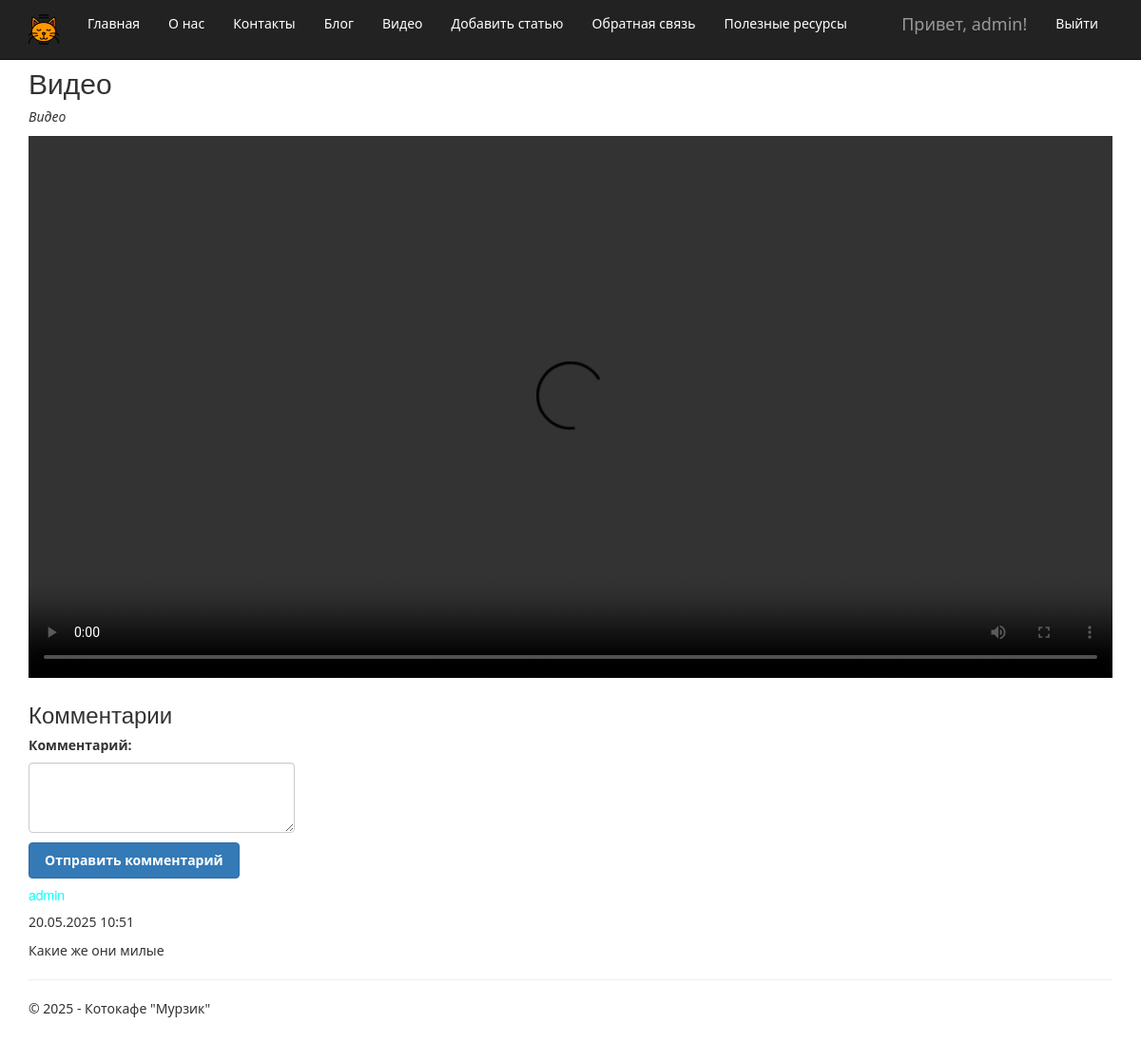
/video/ (signed in), run on the app's committed database.
### app/models.py (models this page shows, shortened)
class Comment(models.Model):
    text = models.TextField(verbose_name="Комментарий")
    date = models.DateTimeField(default=timezone.now, verbose_name="Дата")
    author = models.ForeignKey(User, on_delete=models.CASCADE, verbose_name="Автор")
    post = models.ForeignKey(Blog, on_delete=models.CASCADE, verbose_name="Статья")
    class Meta:
        db_table = "Comments"
        verbose_name = "Комментарий"
        verbose_name_plural = "Комментарии к статьям блога"
        ordering = ['-date']

### app/views.py (the view)
# urls.py: path('video/', views.video, name='video'),
def video(request):
    video_post, created = Blog.objects.get_or_create(
        title="Video Comments",
        defaults={
            'description': "Comments on the video page",
            'content': "This post contains comments related to the video page.",
            'author': request.user if request.user.is_authenticated else None
        }
    )
    comments = Comment.objects.filter(post=video_post).order_by('-date')
    if request.method == "POST":
        form = CommentForm(request.POST)
        if form.is_valid():
            comment = form.save(commit=False)
            comment.author = request.user
            comment.post = video_post
            comment.save()
            messages.success(request, 'Комментарий добавлен!')
            return redirect('video')
    else:
        form = CommentForm()
    return render(
        request,
        'app/videopost.html',
        {
            'title': 'Видео',
            'form': form,
            'comments': comments,
            'year': datetime.now().year,
        }
    )

### app/forms.py
class CommentForm(forms.ModelForm):
    class Meta:
        model = Comment
        fields = ('text',)
        labels = {
            'text': 'Комментарий',
        }
        widgets = {
            'text': forms.Textarea(attrs={'class': 'form-control', 'rows': 3}),
        }

### app/templates/app/videopost.html (shortened to what this page needs)
{% extends "app/layout.html" %}
{% block content %}
<h2>{{ title }}</h2>
<p><em>Видео</em></p>
<div class="video-container">
    <video width="100%" controls>
        <source src="/media/blog/видеокот1.mp4" type="video/mp4">
    </video>
</div>
<div class="comments-section">
    <h3>Комментарии</h3>
    {% if user.is_authenticated %}
        <form method="post">
            {{ form.as_p }}
            <button type="submit" class="btn btn-primary">Отправить комментарий</button>
        </form>
    {% else %}
        <p>Пожалуйста, <a href="{% url 'login' %}">войдите</a> чтобы оставить комментарий.</p>
    {% endif %}
    <div class="comments-list">
        {% if comments %}
            {% for comment in comments %}
                <div class="comment">
                    <h5>{{ comment.author.username }}</h5>
                    <p class="comment-date">{{ comment.date|date:"d.m.Y H:i" }}</p>
                    <p class="comment-text">{{ comment.text }}</p>
                </div>
            {% endfor %}
        {% else %}
            <p>Пока нет комментариев.</p>
        {% endif %}
    </div>
</div>
{% endblock %}

### app/templates/app/loginpartial.html (shortened to what this page needs)
{% if user.is_authenticated %}
<form id="logoutForm" action="/logout/" method="post" class="navbar-right">
    <ul class="nav navbar-nav navbar-right">
        <li><span class="navbar-brand">Привет, {{ user.username }}!</span></li>
        <li><a href="javascript:document.getElementById('logoutForm').submit()">Выйти</a></li>
    </ul>
</form>
{% else %}
<ul class="nav navbar-nav navbar-right">
    <li><a href="{% url 'login' %}">Войти</a></li>
</ul>
{% endif %}

### app/static/app/content/site.css (style rules this page uses)
body { padding-top: 50px; padding-bottom: 20px; font-family: 'Segoe UI', Tahoma, Geneva, Verdana, sans-serif; }
input, select, textarea { max-width: 280px; padding: 8px 12px; border: 1px solid #ddd; border-radius: 4px; transition: background-color 0.3s ease, border-color 0.3s ease; }
.btn-primary { background-color: #337ab7; border-color: #2e6da4; padding: 8px 16px; font-size: 14px; font-weight: 600; transition: color 0.3s ease, background-color 0.3s ease; }
label { font-weight: 600; margin-bottom: 8px; display: block; }
.comment h5 { color: aqua !important; }

### app/templates/app/layout.html (style rules this page uses)
.navbar-inverse .navbar-nav > li > a { color: #ffffff; }

### data on the page
Comment: author.username "admin", date "20.05.2025 10:51", text "Какие же они милые"

### other printed values
{{ user.username }} "admin"
{{ title }} "Видео"
